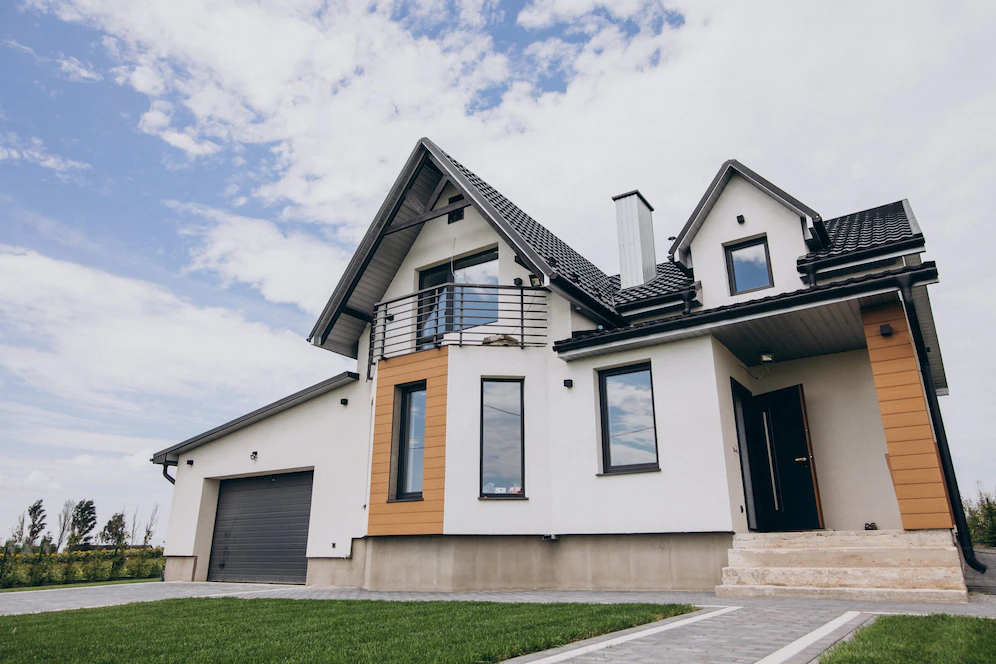
#> input picture casa.png, 996 x 664 px
$ python 'OpenCV Code01.py'
#> lines starting #> are read from the running program, lines starting #| are printed output that depends on the picture; after the words box and inside, x2 and y2 are one past the last pixel; in counts of white or black regions, pixels touching at a corner belong together
import cv2

import cv2
print(cv2.__version__)


# Read the image file
image = cv2.imread("casa.png")
#> image is the input picture: shape (664, 996, 3); mean B, G, R 163.8, 161.7, 160

# Display the image
cv2.imshow("Original Image", image)
cv2.waitKey(0)
cv2.destroyAllWindows()

# Converting image to grayscale
gray_image = cv2.cvtColor(image, cv2.COLOR_BGR2GRAY)
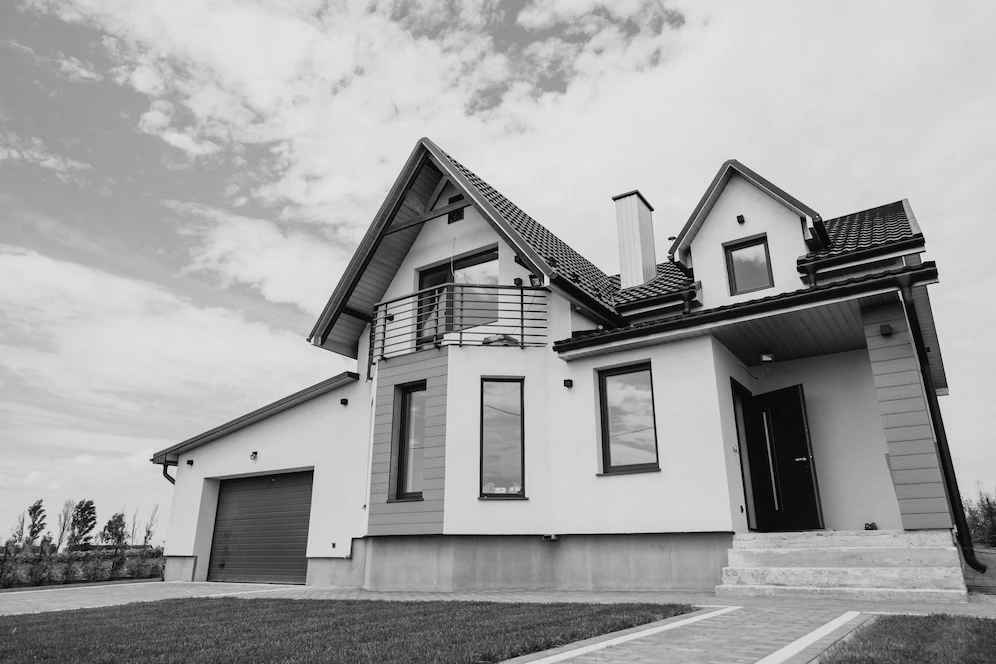
#> gray_image: shape (664, 996); min 0, max 232, mean 161.4

# Display the gray image
cv2.imshow("Gray Image", gray_image)
cv2.waitKey(0)
cv2.destroyAllWindows()


# Applying Gaussian Blur
blurred_image = cv2.GaussianBlur(image, (5, 5), 0)

# Display the Gaussian image
cv2.imshow("Gaussian Image", blurred_image)
cv2.waitKey(0)
cv2.destroyAllWindows()


# Applying Edge Detection
edges = cv2.Canny(image, 100, 200)
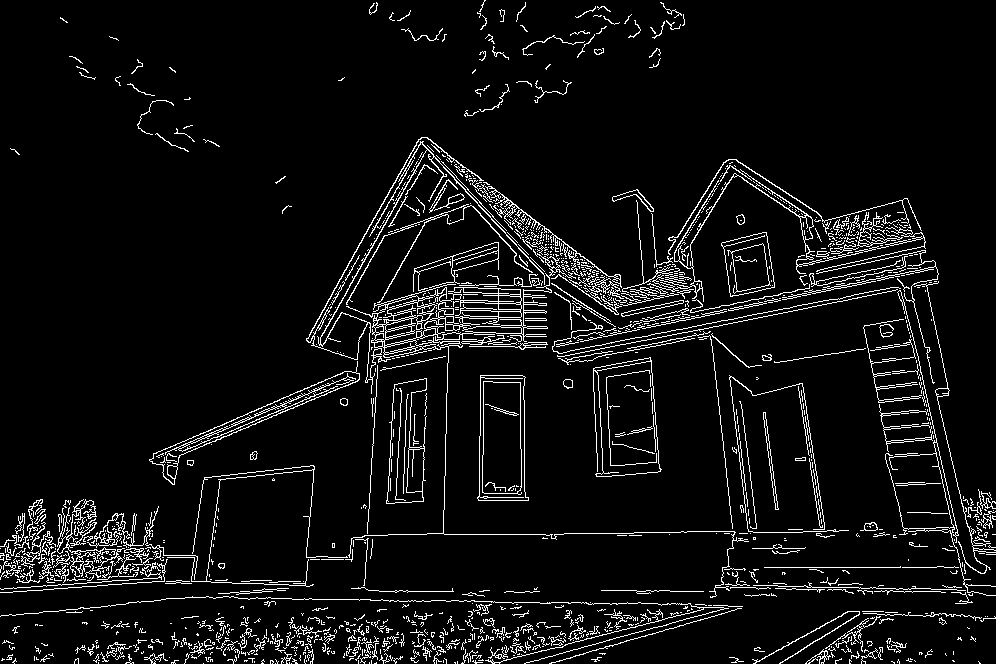
#> edges: shape (664, 996); 6.3% white in thin lines or dots

# Display the Gaussian image
cv2.imshow("Edge Detectin Image", edges)
cv2.waitKey(0)
cv2.destroyAllWindows()

# Applying multiple image processing steps
gray_blurred_edges = cv2.Canny(cv2.GaussianBlur(cv2.cvtColor(image, cv2.COLOR_BGR2GRAY), (5,5), 0), 100,200)
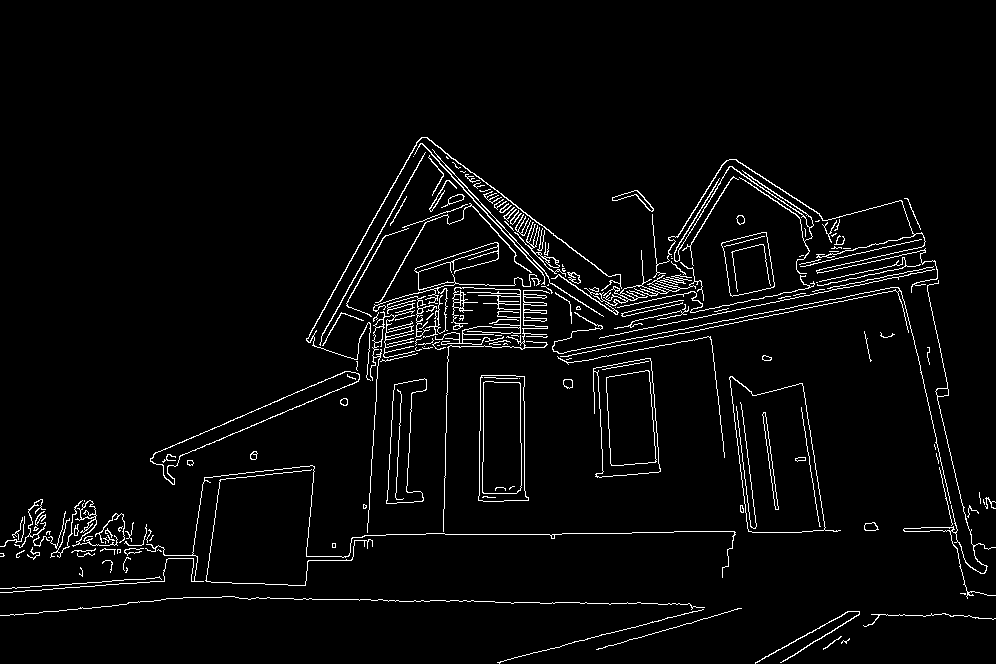
#> gray_blurred_edges: shape (664, 996); 3.5% white in thin lines or dots, all inside (x1, y1, x2, y2) = (0, 137, 996, 664)

# Display the multiple iamge processiong steps image
cv2.imshow("Multiple processing Edge Detectin Image", gray_blurred_edges)
cv2.waitKey(0)
cv2.destroyAllWindows()

# Create windows to display the images

width = 996
higth = 664

cv2.namedWindow("Original Image", cv2.WINDOW_NORMAL)#| cv2.WINDOW_KEEPRATIO , (width,higth))
cv2.namedWindow("Gray Image", cv2.WINDOW_NORMAL)#| cv2.WINDOW_KEEPRATIO , (width,higth))
cv2.namedWindow("Gaussian Image", cv2.WINDOW_NORMAL)#| cv2.WINDOW_KEEPRATIO , (width,higth))
cv2.namedWindow("Edge Detectin Image", cv2.WINDOW_NORMAL)#| cv2.WINDOW_KEEPRATIO , (width,higth))
cv2.namedWindow("Multiple processing Edge Detectin Image", cv2.WINDOW_NORMAL)#| cv2.WINDOW_KEEPRATIO , (width,higth))

# Show the images in the windows
cv2.imshow("Original Image", image)
cv2.imshow("Gray Image", gray_image)
cv2.imshow("Gaussian Image", blurred_image)
cv2.imshow("Edge Detectin Image", edges)
cv2.imshow("Multiple processing Edge Detectin Image", gray_blurred_edges)

# Wait for a key press
cv2.waitKey(0)

# Close all windows
cv2.destroyAllWindows()

$ run again, with moedorCilindrico.png copied over casa.png
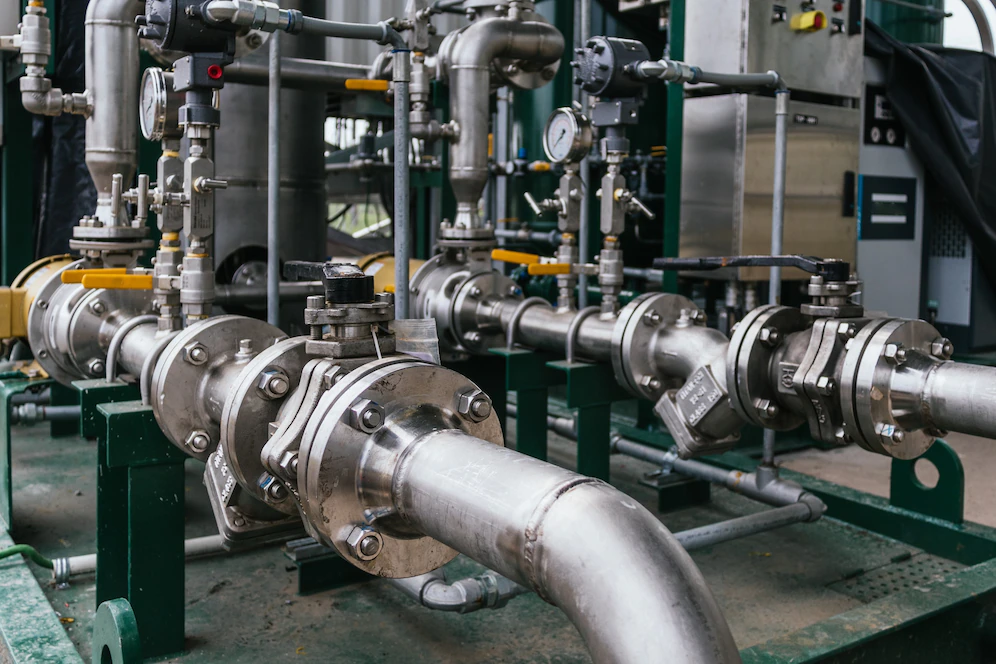
#> input picture moedorCilindrico.png, 996 x 664 px
#> image is the input picture: shape (664, 996, 3); mean B, G, R 85.5, 88.3, 84
#> `edges = cv2.Canny(image, 100, 200)`:
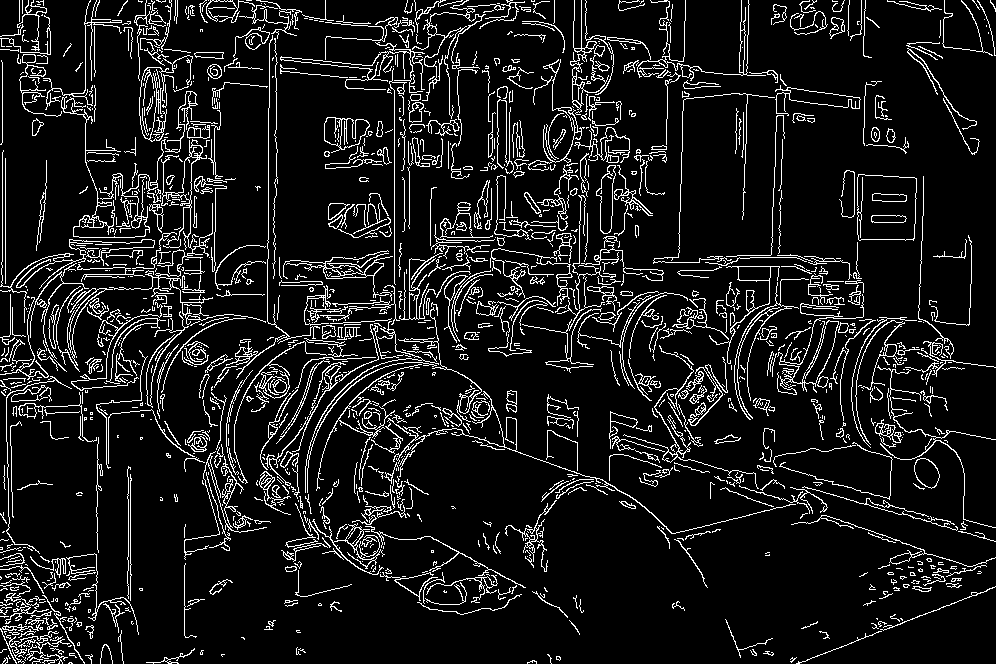
#> edges: shape (664, 996); 10% white in thin lines or dots
#> `gray_blurred_edges = cv2.Canny(cv2.GaussianBlur(cv2.cvtColor(image, cv..`:
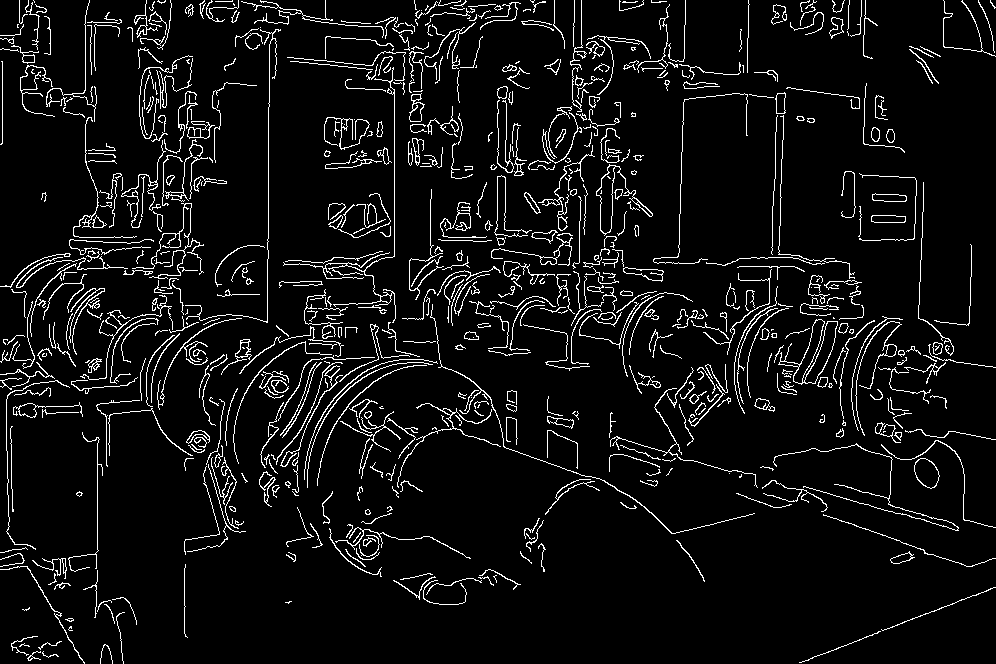
#> gray_blurred_edges: shape (664, 996); 6.4% white in thin lines or dots
